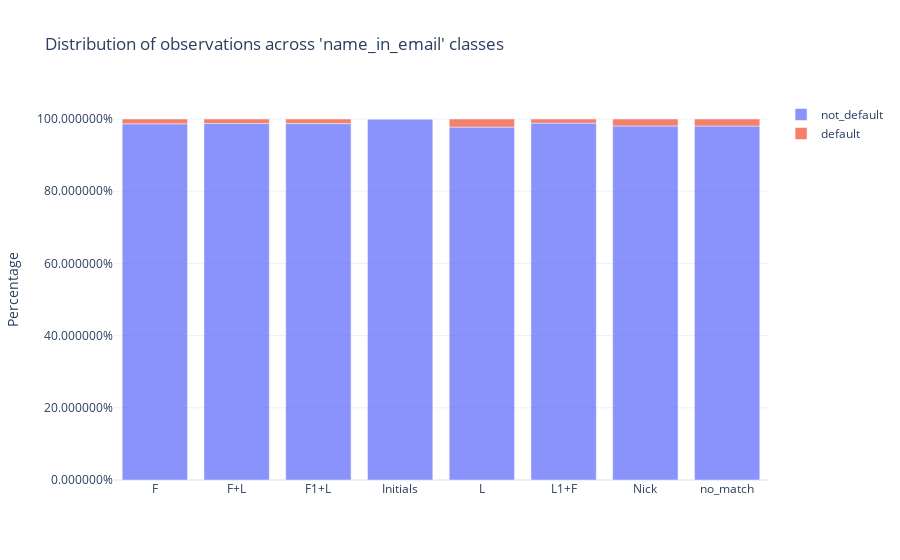

Notebook cell for this chart:
### Code cell
fig = go.Figure()

fig.add_trace(
    go.Bar(
        x=cat_profile.index.to_list(),
        y=(cat_profile["not_default"] / cat_profile["count"]),
        name="not_default",
    )
)

fig.add_trace(
    go.Bar(
        x=cat_profile.index.to_list(),
        y=(cat_profile["default"] / cat_profile["count"]),
        name="default",
    )
)

fig.update_layout(
    title="Distribution of observations across 'name_in_email' classes",
    barmode="relative",
    yaxis_title="Percentage",
    yaxis_tickformat="%",
)

fig.update_traces(opacity=0.75)
fig.show()

### Figure 1 — Plotly figure (JSON) as saved in the notebook; plotly's stock layout.template omitted (floating-point values rounded to 4 significant figures)
{"data": [{"name": "not_default", "opacity": 0.75, "type": "bar", "x": ["F", "F+L", "F1+L", "Initials", "L", "L1+F", "Nick", "no_match"], "y": [0.9867, 0.9875, 0.9873, 1, 0.9775, 0.9886, 0.9809, 0.9804]}, {"name": "default", "opacity": 0.75, "type": "bar", "x": ["F", "F+L", "F1+L", "Initials", "L", "L1+F", "Nick", "no_match"], "y": [0.01326, 0.01255, 0.01275, 0, 0.02248, 0.01143, 0.0191, 0.01959]}], "layout": {"barmode": "relative", "title": {"text": "Distribution of observations across 'name_in_email' classes"}, "yaxis": {"tickformat": "%", "title": {"text": "Percentage"}}}}
